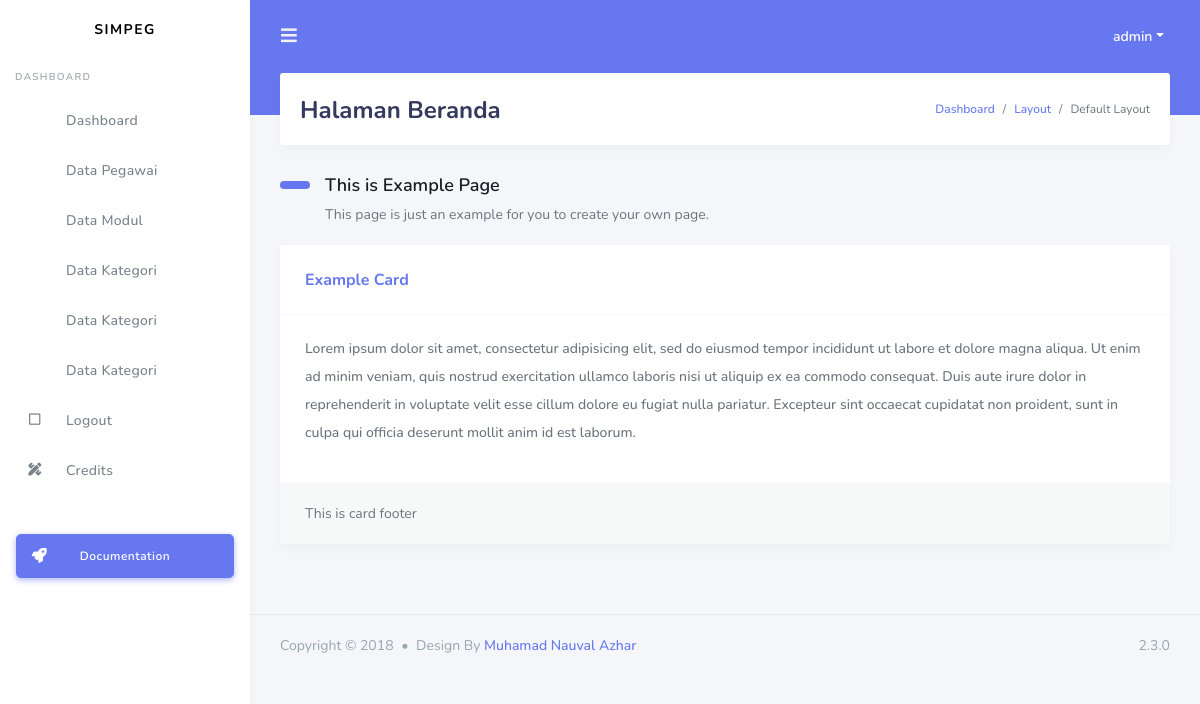
The app's page /media.php?module=beranda (signed in) with its own data.
### tables this page shows
CREATE TABLE `modul` (
  `id_modul` int(5) NOT NULL,
  `nama_modul` varchar(100) NOT NULL,
  `link` varchar(100) NOT NULL,
  `urutan` int(3) NOT NULL,
  `aktif` enum('Y','T') NOT NULL,
  `status` enum('admin','user') NOT NULL
);

### menu.php (the view)
<?php
    include "config/connect.php";
    if($_SESSION['leveluser'] == 'admin'){
        $query = "SELECT * FROM modul WHERE aktif = 'Y' ORDER BY urutan";
        $hasil = mysqli_query($conn, $query);
        while($a = mysqli_fetch_array($hasil)){
            echo "<li><a class='nav-link' href='$a[link]'><i class=\"far fa-home\"></i> <span>$a[nama_modul]</span></a></li>";
        }
    }
    elseif($_SESSION['leveluser'] == 'user'){
        $query = "SELECT * FROM modul WHERE aktif = 'Y' AND status = 'user' ORDER BY urutan";
        $hasil = mysqli_query($conn, $query);
        while($a = mysqli_fetch_array($hasil)){
            echo "<li><a class='nav-link' href='$a[link]'><i class=\"far fa-home\"></i> <span>$a[nama_modul]</span></a></li>";
        }
    }
?>

### records on screen
modul: nama_modul "Data Pegawai"
modul: nama_modul "Data Modul"
modul: nama_modul "Data Kategori"
modul: nama_modul "Data Kategori"
modul: nama_modul "Data Kategori"

### other values on screen
$_SESSION['username'] "admin"
